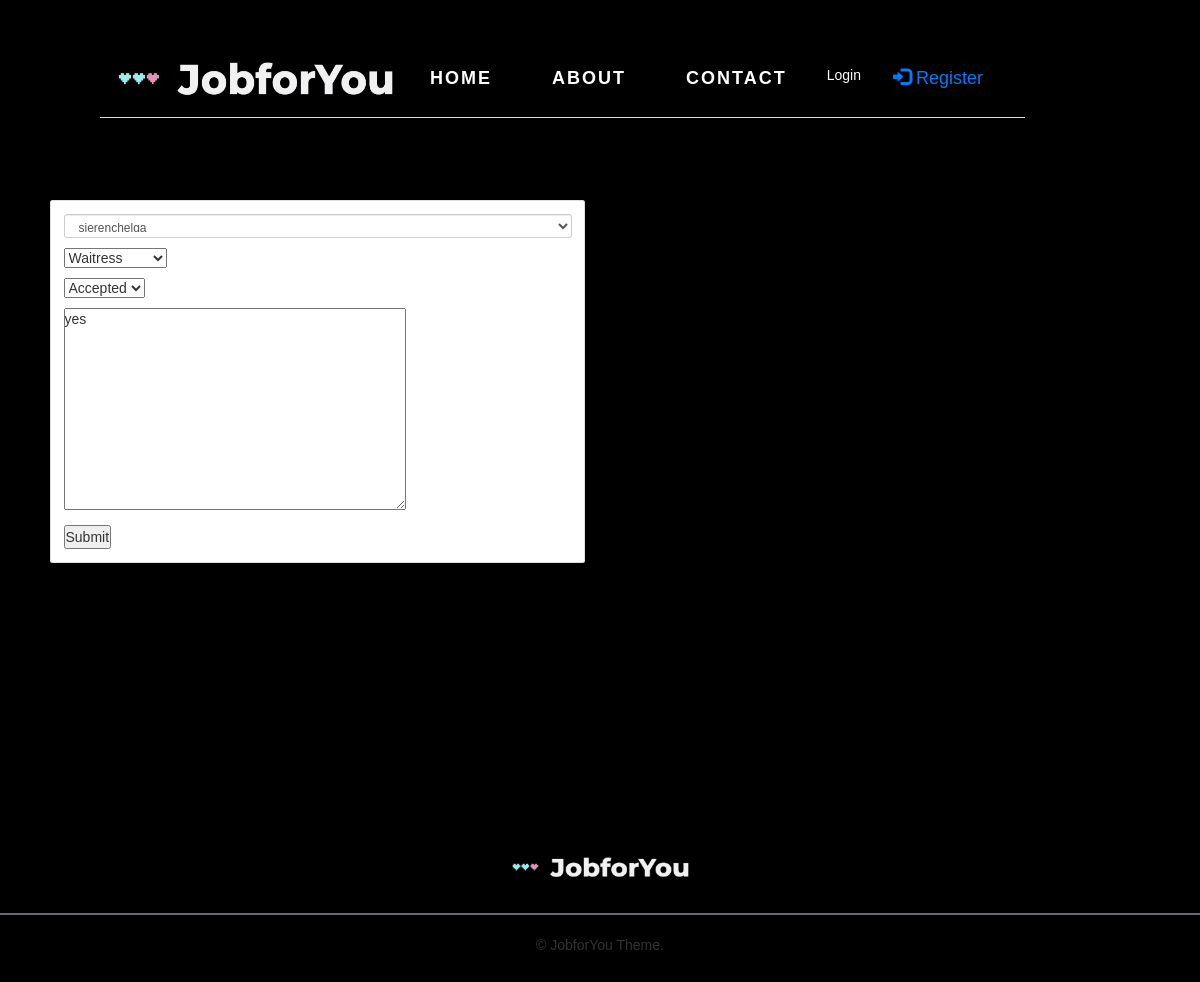
The app's page /status/9/ with its own data.
### account/models.py (models this page shows, shortened)
class Applicant(models.Model):
    applicant = models.OneToOneField(CustomUser, on_delete=models.CASCADE, primary_key=True)
    GENDER_MALE = 'Male'
    GENDER_FEMALE = 'Female'
    GENDER_CHOICES = [(GENDER_MALE, 'Male'), (GENDER_FEMALE, 'Female')]
    gender = models.CharField(max_length=20, default=GENDER_MALE, choices=GENDER_CHOICES)
    age = models.CharField(max_length=10, null=True)
    mobile_phone = models.CharField(max_length=20, null=True)
    city = models.CharField(max_length=30, null=True)
    WILL_RELOCATE = "I'm willing"
    WONT_RELOCATE = "I'm not willing"
    RELOCATE_CHOICES = (
        (WILL_RELOCATE, "I'm willing"),
        (WONT_RELOCATE, "I'm not willing"),
    )
    will_relocate = models.CharField(max_length=20, default=WILL_RELOCATE, choices=RELOCATE_CHOICES)
    profile_pic = models.ImageField(default="profile_pic.png", null=True, blank=True)
    objects = models.Manager()
    def __str__(self):
        return str(self.applicant)

### jobs/models.py (models this page shows, shortened)
class ApplicantsJobMap(models.Model):
    applicant = models.ForeignKey(Applicant, on_delete=models.CASCADE)
    job = models.ForeignKey('jobs.Job', on_delete=models.CASCADE, related_name='applicants', null=True)
    status = models.CharField(
        max_length=20, choices=STATUS_CHOICES, default=STATUS_PENDING
    )
    feedback = models.TextField(blank=True, null=True)
    objects = models.Manager()

### jobs/views.py (the view)
# urls.py: path('status/<int:applicant_id>/', update, name="update_applicant"),
def update(request, applicant_id):
    applicants = ApplicantsJobMap.objects.get(id=applicant_id)
    formset = StatusForm(instance=applicants)
    if request.method == 'POST':
        formset = StatusForm(request.POST, instance=applicants) # a form bound to the POST data
        if formset.is_valid(): # if all the validation rules has passed
            formset = formset.save(commit=False)
            formset.save()
            messages.success(request, 'Applicant status update successful')
            return redirect('posted_job')
    else:
        formset = StatusForm(instance=applicants) # display the forms, so it could be filled
    context = {'formset': formset}
    return render(request, 'jobs/status.html', context)

### jobs/forms.py
class StatusForm(forms.ModelForm):
    applicant = forms.ModelChoiceField(
        queryset=Applicant.objects.all(),
        widget=forms.Select(attrs={'class': 'form-control input-sm'}),
        required=False
    )
    class Meta:
        model = ApplicantsJobMap
        fields = ['applicant', 'job', 'status', 'feedback']

### account/models.py (called while the page is built)
    def get_username(self):
        return self.username

### jobs/models.py (called while the page is built)
    def __str__(self):
        return self.position_name

### jobs/templates/jobs/status.html (shortened to what this page needs)
{% extends 'base.html' %}
{% load static %}
{% block content %}
<div class="row">
	<div class="col-md-6">
		<div class="card card-body">
			<form action="" method="POST">
				{% for field in formset %}
					{{field}}
				{% endfor %}
				<input type="submit" name="Submit">
			</form>
		</div>
	</div>
</div>
{% endblock content %}

### templates/snippets/body_css.html (style rules this page uses)
* { margin: 0; padding: 0; box-sizing: border-box; font-family: "Trebuchet MS", Helvetica, sans-serif; }
body { background: #000; min-height: 200vh; }
:root { --main-background-color: #1a1c1c; }
body { min-height: 150vh; }

### jobs/templates/jobs/status.html (style rules this page uses)
.card-body { margin-left: 50px; margin-top: 200px; background-color: white; }

### records on screen
Applicant: formset "sierenchelga"
ApplicantsJobMap: formset "Waitress" "Accepted" "yes"
